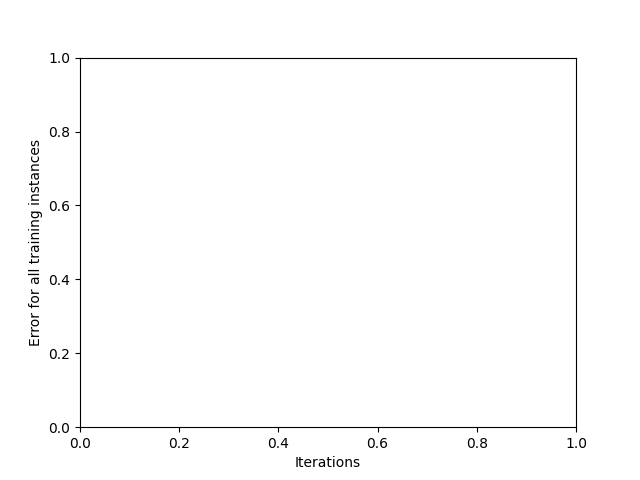
#> input picture ai3/cumulative_error.png, 640 x 480 px, found by its file name
$ python ai_my.py
#> lines starting #> are read from the running program, lines starting #| are printed output that depends on the picture
### prova_immagini/nn2.py
import numpy as np


class NeuralNetwork:
    def __init__(self, learning_rate):
        #inposto i pesi per far in modo che successivamente il prodotto non possa venire 0
        self.weights = np.array([np.random.randn(), np.random.randn(), np.random.randn(), np.random.randn()])

        #paragone stupido ma efficace "i bias sono i neuroni del'ai", piu il valore del bias sara basso piu esso si attivera prima
        """
            lento
            |     /
            |    /
            |   /
            |  /
            | /
        veloce /____________________
            0                     n
                                                                                cambia la predizzione il margine di errore che e molto inferiore
        ----------bias -1.0
        The prediction result is: [0.34919035]
        The prediction result is: [0.47751518]
        Prediction: [0.47751518]; Error: [0.22802074]
        The derivative is [0.95503035]
        Prediction: [0.03129183]; Error: [0.00097918]

        ----------bias 0 0
        The prediction result is: [0.7985731]
        The prediction result is: [0.87101915]
        Prediction: [0.87101915]; Error: [0.75867436]
        The derivative is [1.7420383]
        Prediction: [0.01496248]; Error: [0.00022388]
        obbligatorio mttere la virgola
        """
        self.bias = np.random.randn()
        #prendo la variabile da ai1 e la metto nella variabile locale
        self.learning_rate = learning_rate


#    e una funzione non lineare (e stabile su un valore poi incrementa o decrementa per un lesso di tempo ben definito e infine si stabilizza su un altro valore)
#    nello specifico la sigmoide passa da (-n a n) sull asse delle x mentre sull asse delle y passa da 0 a 1
#    proprio per questo viene utilizzata nelle ai OGNI numero che entra diventera 1
    def _sigmoid(self, x):
        return 1 / (1 + np.exp(-x))

#    definisco l'algoritmo per la derivata della sigmoide originale in modo da trovare ogni valore di calcolo più precisamente
    def _sigmoid_deriv(self, x):
        return self._sigmoid(x) * (1 - self._sigmoid(x))

#    creo l'algoritmo della predizione
    def predict(self, input_vector):
        #    creo i layer per fare le predizzioni, servono per far comunicare (le diverse fasi del processo) i bias
        #    layer di input/hiden
        layer_1 = np.dot(input_vector, self.weights) + self.bias
        layer_2 = self._sigmoid(layer_1)
        prediction = layer_2
        return prediction

# calcolo i gradienti quindi di base faccio le derivate e derivate di derivate
    # [78 lines left out: functions _compute_gradients, _update_parameters, train, not called in this run]

### prova_immagini/ai_my.py

from PIL import Image
import numpy as np
import nn2

input_vector = np.array(Image.open('Z:/tutto/python/ai3/cumulative_error.png'))
#> input_vector is the input picture: shape (480, 640, 4); mean R, G, B, A 252.1, 252.1, 252.1, 255

#creo i target
for x in range(len(input_vector)):
    x = x
x+=1
#> x = 480
targets = np.random.randint(2,size=x)
#> targets = 480 values, max 1 at index 1, min 0 at index 0, mean 0.525
learning_rate = 0.01
neural_network = nn2.NeuralNetwork(learning_rate)
a=neural_network.predict(input_vector)
#> in predict, `layer_1 = np.dot(input_vector, self.weights) + self.bias`:
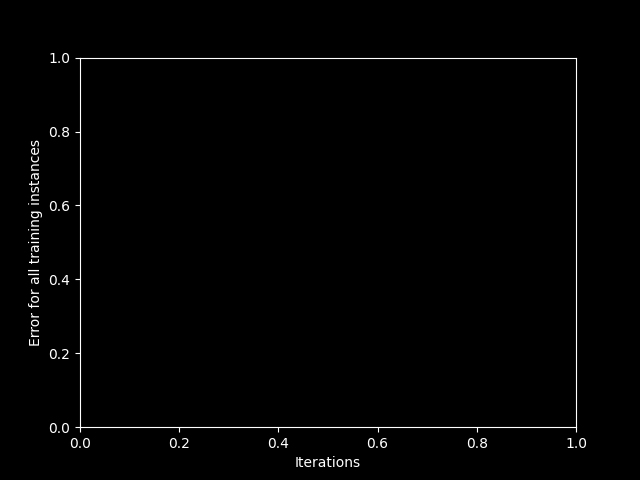
#> layer_1: shape (480, 640) float64; min -64.73, max 392.2, mean -59.6; drawn with min black and max white
print(int(a[0][0]))
#| 0

image = Image.fromarray(a)
image.save('prova_immagini/c_err_prova.png')

# (480, 640, 4)

# im_R = im.cop\y()
# im_R[:, :, (1, 2)] = 0
# im_G = im.copy()
# im_G[:, :, (0, 2)] = 0
# im_B = im.copy()
# im_B[:, :, (0, 1)] = 0

# im_RGB = np.concatenate((im_R, im_G, im_B), axis=1)
# # im_RGB = np.hstack((im_R, im_G, im_B))
# # im_RGB = np.c_['1', im_R, im_G, im_B]
# image= Image.fromarray(im)
# image.save('p1/cumulative_error_copy.png')

# pil_img_rgb = Image.fromarray(im_RGB)
# pil_img_rgb.save('p1/cumulative_error_split.png')
